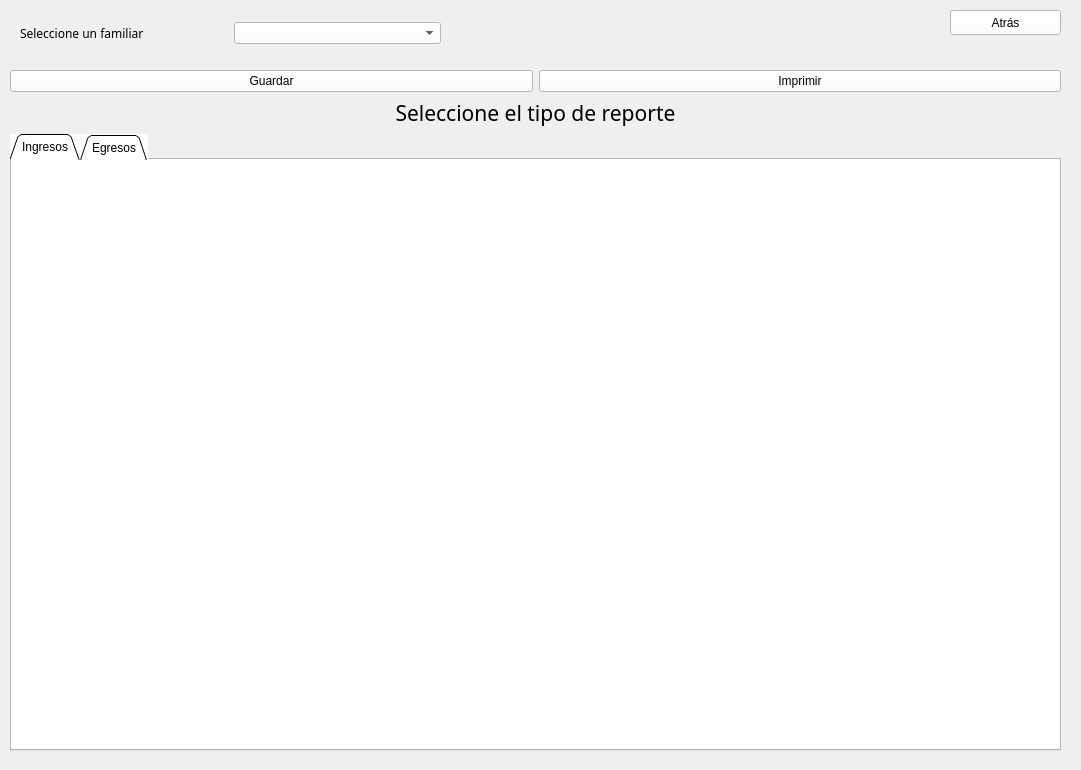
<?xml version="1.0" encoding="UTF-8"?>
<ui version="4.0">
 <class>Reportes</class>
 <widget class="QWidget" name="Reportes">
  <property name="enabled">
   <bool>true</bool>
  </property>
  <property name="geometry">
   <rect>
    <x>0</x>
    <y>0</y>
    <width>1081</width>
    <height>770</height>
   </rect>
  </property>
  <property name="mouseTracking">
   <bool>true</bool>
  </property>
  <property name="windowTitle">
   <string>Form</string>
  </property>
  <property name="styleSheet">
   <string notr="true">#Reportes{
border-image: url(:/imagen/recursos/pngtree-green-cool-wallpaper-background-hd-image_736893.jpg);}</string>
  </property>
  <widget class="QWidget" name="horizontalLayoutWidget">
   <property name="geometry">
    <rect>
     <x>20</x>
     <y>20</y>
     <width>421</width>
     <height>27</height>
    </rect>
   </property>
   <layout class="QHBoxLayout" name="horizontalLayout">
    <item>
     <widget class="QLabel" name="label">
      <property name="font">
       <font>
        <family>Arial Black</family>
       </font>
      </property>
      <property name="text">
       <string>Seleccione un familiar</string>
      </property>
     </widget>
    </item>
    <item>
     <widget class="QComboBox" name="combo_nombres">
      <property name="styleSheet">
       <string notr="true">background-color: rgb(255, 255, 255);</string>
      </property>
      <property name="placeholderText">
       <string>Escoja...</string>
      </property>
     </widget>
    </item>
   </layout>
  </widget>
  <widget class="QWidget" name="verticalLayoutWidget">
   <property name="geometry">
    <rect>
     <x>10</x>
     <y>70</y>
     <width>1051</width>
     <height>681</height>
    </rect>
   </property>
   <layout class="QVBoxLayout" name="verticalLayout">
    <item>
     <layout class="QHBoxLayout" name="horizontalLayout_2">
      <item>
       <widget class="QPushButton" name="btn_savereport">
        <property name="styleSheet">
         <string notr="true">background-color: rgb(255, 255, 255);</string>
        </property>
        <property name="text">
         <string>Guardar</string>
        </property>
       </widget>
      </item>
      <item>
       <widget class="QPushButton" name="btn_imp">
        <property name="styleSheet">
         <string notr="true">background-color: rgb(255, 255, 255);</string>
        </property>
        <property name="text">
         <string>Imprimir</string>
        </property>
       </widget>
      </item>
     </layout>
    </item>
    <item>
     <widget class="QLabel" name="label_2">
      <property name="font">
       <font>
        <family>Arial Black</family>
        <pointsize>16</pointsize>
       </font>
      </property>
      <property name="text">
       <string>Seleccione el tipo de reporte</string>
      </property>
      <property name="alignment">
       <set>Qt::AlignCenter</set>
      </property>
     </widget>
    </item>
    <item>
     <widget class="QTabWidget" name="tabWidget">
      <property name="styleSheet">
       <string notr="true">background-color: rgb(255, 255, 255);</string>
      </property>
      <property name="tabShape">
       <enum>QTabWidget::Triangular</enum>
      </property>
      <property name="currentIndex">
       <number>0</number>
      </property>
      <widget class="QWidget" name="tab">
       <attribute name="title">
        <string>Ingresos</string>
       </attribute>
       <widget class="QLabel" name="out_repor1">
        <property name="enabled">
         <bool>true</bool>
        </property>
        <property name="geometry">
         <rect>
          <x>0</x>
          <y>0</y>
          <width>1043</width>
          <height>581</height>
         </rect>
        </property>
        <property name="mouseTracking">
         <bool>false</bool>
        </property>
        <property name="tabletTracking">
         <bool>false</bool>
        </property>
        <property name="text">
         <string/>
        </property>
       </widget>
      </widget>
      <widget class="QWidget" name="tab_2">
       <attribute name="title">
        <string>Egresos</string>
       </attribute>
       <widget class="QLabel" name="out_repor2">
        <property name="geometry">
         <rect>
          <x>0</x>
          <y>0</y>
          <width>1043</width>
          <height>581</height>
         </rect>
        </property>
        <property name="text">
         <string/>
        </property>
       </widget>
      </widget>
     </widget>
    </item>
   </layout>
  </widget>
  <widget class="QPushButton" name="btn_atras">
   <property name="geometry">
    <rect>
     <x>950</x>
     <y>10</y>
     <width>111</width>
     <height>25</height>
    </rect>
   </property>
   <property name="styleSheet">
    <string notr="true">background-color: rgb(255, 255, 255);</string>
   </property>
   <property name="text">
    <string>Atrás</string>
   </property>
  </widget>
 </widget>
 <resources/>
 <connections/>
</ui>
